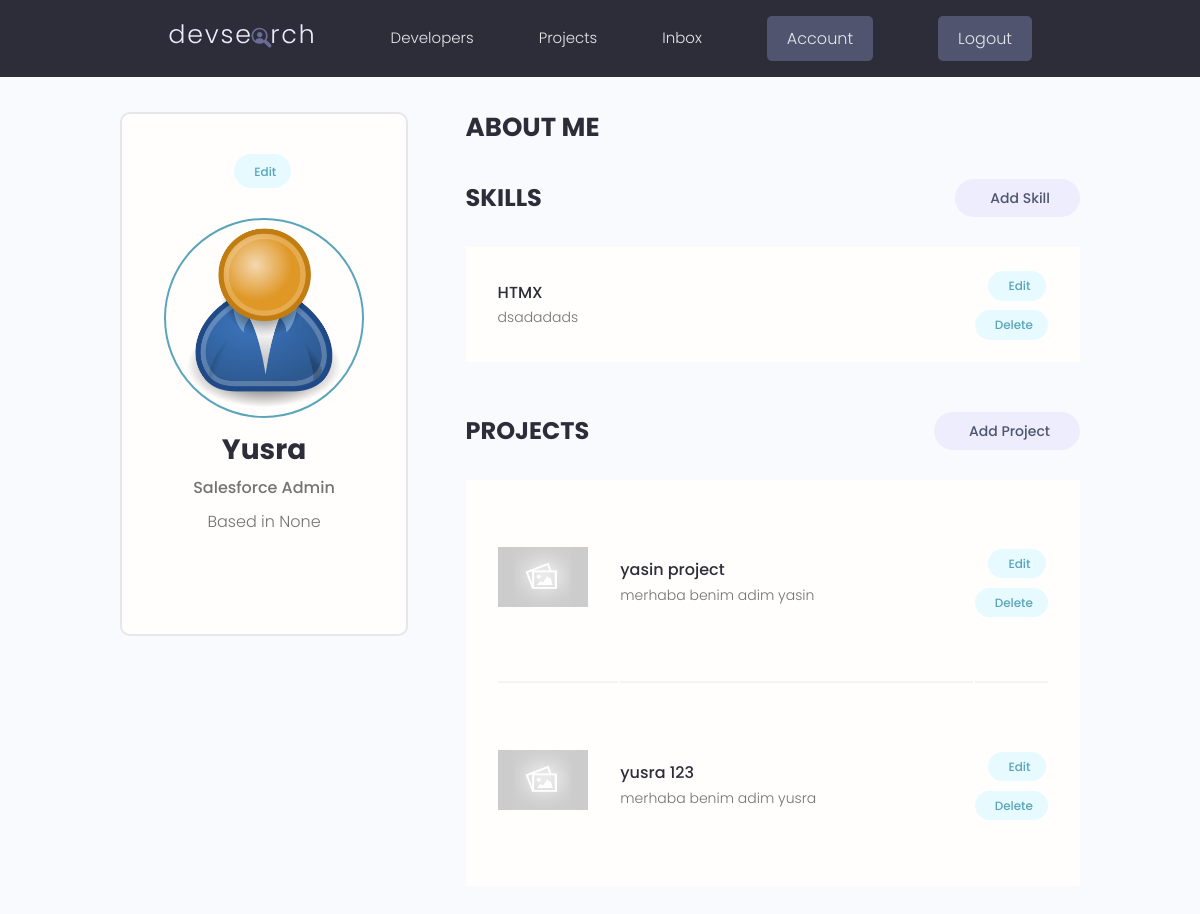
/account (signed in), run on an earlier commit of the app's database.
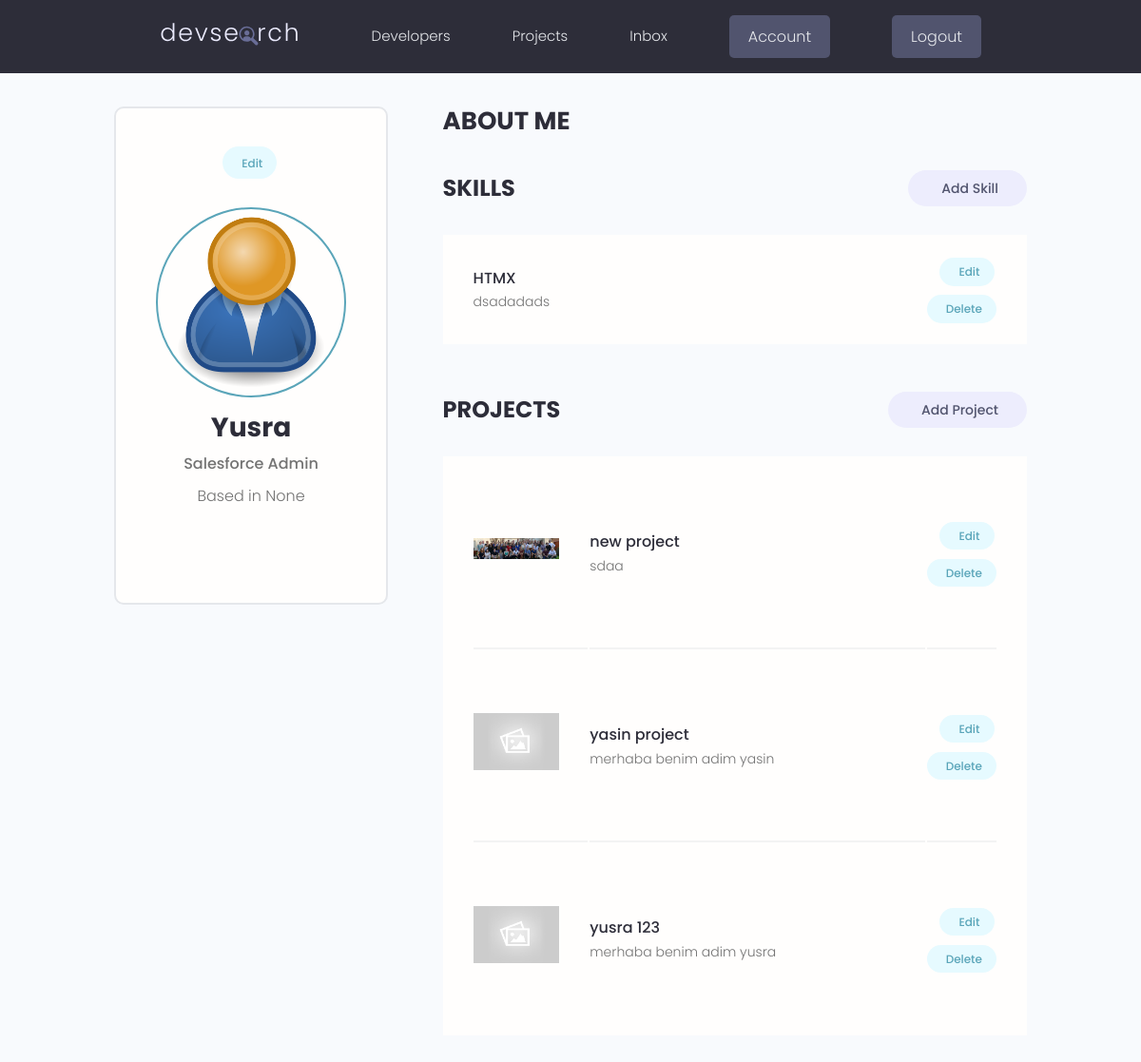
And on a later commit of the database.
### users/models.py (models this page shows, shortened)
class Skill(models.Model):
    owner = models.ForeignKey(Profile, on_delete=models.CASCADE, null=True, blank=True)
    name = models.CharField(max_length=200, null=True, blank=True)
    description = models.TextField(null=True, blank=True)
    created = models.DateTimeField(auto_now_add=True)
    id = models.UUIDField(
        default=uuid.uuid4, unique=True, primary_key=True, editable=False
    )

### projects/models.py (models this page shows, shortened)
class Project(models.Model):
    owner = models.ForeignKey(Profile, null=True, blank=True, on_delete=models.SET_NULL)
    title = models.CharField(max_length=200)
    description = models.TextField(null=True, blank=True)
    featured_image = models.ImageField(null=True, blank=True, default="default.jpg")
    demo_link = models.CharField(max_length=2000, null=True, blank=True)
    source_link = models.CharField(max_length=2000, null=True, blank=True)
    tags = models.ManyToManyField("Tag", blank=True)
    vote_total = models.IntegerField(default=0, null=True, blank=True)
    vote_ratio = models.IntegerField(default=0, null=True, blank=True)
    created = models.DateTimeField(auto_now_add=True)
    id = models.UUIDField(
        default=uuid.uuid4, unique=True, primary_key=True, editable=False
    )
    class Meta:
        ordering = ["-vote_ratio", "-vote_total", "title"]

### users/views.py (the view)
# urls.py: path("account", views.userAccount, name="account"),
@login_required(login_url="login")
def userAccount(request):
    profile = request.user.profile
    skills = profile.skill_set.all()
    projects = profile.project_set.all()
    context = {"profile": profile, "skills": skills, "projects": projects}
    return render(request, "users/account.html", context)

### users/templates/users/account.html (shortened to what this page needs)
{% extends 'main.html' %}
{% block content %}
  <main class="settingsPage profile my-md">
    <div class="container">
      <div class="layout">
        <div class="column column--1of3">
          <div class="card text-center">
            <div class="card__body dev">
              <a class="tag tag--pill tag--main settings__btn" href="{% url 'edit-account' %}"> Edit</a>
              <img class="avatar avatar--xl dev__avatar" src="{{profile.profile_image.url}}" />
              <h2 class="dev__name">{{ profile.name}} </h2>
              <p class="dev__title">{{ profile.short_intro }}</p>
              <p class="dev__location">Based in {{ profile.location }}</p>
            </div>
          </div>
        </div>
        <div class="column column--2of3">
          <div class="devInfo">
            <h3 class="devInfo__title">About Me</h3>
          </div>
          <div class="settings">
            <h3 class="settings__title">Skills</h3>
            <a class="tag tag--pill tag--sub settings__btn tag--lg" href="{% url 'create-skill' %}"> Add Skill</a>
          </div>
          <table class="settings__table">
            {% for skill in  skills %}
            <tr>
              <td class="settings__tableInfo">
                <h4>{{skill.name}}</h4>
                <p>
                {{skill.description}}
                </p>
              </td>
              <td class="settings__tableActions">
                <a class="tag tag--pill tag--main settings__btn" href="{% url 'update-skill' skill.id %}"> Edit</a>
                <a class="tag tag--pill tag--main settings__btn" href="{% url 'delete-skill' skill.id %}?next=/account">
                  Delete</a>
              </td>
            </tr>
            {% endfor %}
          </table>
          <div class="settings">
            <h3 class="settings__title">Projects</h3>
            <a class="tag tag--pill tag--sub settings__btn tag--lg" href="{% url 'create-project' %}"> Add Project</a>
          </div>
          <table class="settings__table">
            {% for project in projects  %}
            <tr>
              <td class="settings__thumbnail">
                <a href="{% url 'project' project.id %}"><img src="{{project.featured_image.url}}" alt="Project Thumbnail" /></a>
              </td>
              <td class="settings__tableInfo">
                <a href="{% url 'project' project.id %}"">{{ project.title }}</a>
                <p>
                    {{ project.description|slice:"150"}}
                </p>
              </td>
              <td class="settings__tableActions">
                <a class="tag tag--pill tag--main settings__btn" href="{% url 'update-project' project.id %}"> Edit</a>
                <a class="tag tag--pill tag--main settings__btn" href="{% url 'delete-project' project.id %}?next=/account">
                  Delete</a>
              </td>
            </tr>
            {% endfor %}
          </table>
        </div>
      </div>
    </div>
  </main>
  {% endblock %}

What changed in the data, as far as the page shows it:
now on this page (row edited): Project: featured_image (picture), title "new project", description "sdaa"
